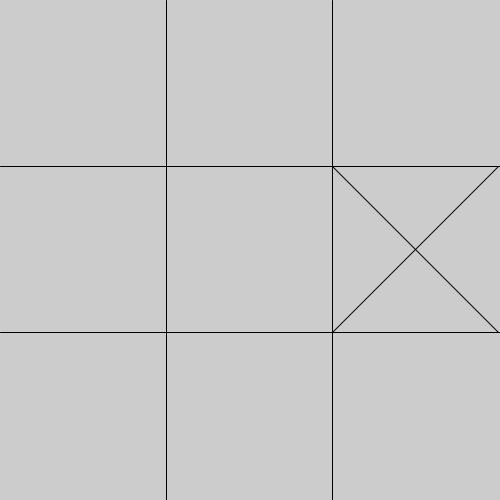
Frame 1 (no input)
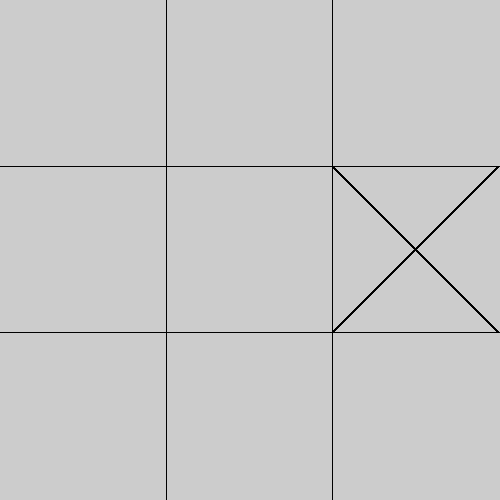
Frame 60 (the mouse pressed at the canvas centre just before this capture)
Frame 120 (the mouse held since frame 60 and released just before this capture): identical to frame 60, image omitted

The Processing sketch that drew these frames (run headless with seeded random() and noise(); from frame 60 on, the mouse is pressed at the canvas centre):

// Processing sketch: tic_tac_toe
// ── tic_tac_toe.pde
 void setup() {
   size(500, 500);  
   initGame(); 
   computerMove();  
 } 
 
 void draw() { 
   drawBoard(); 
   drawMarks();
 }
 
 void keyPressed() {  
   if (draw) {
     println("No one has won"); 
     return; 
   }
   if (gameOver) {
     println("game over"); 
     return; 
   } 
   
   if (key >= '0' && key <= '8') { 
     int index = key - '0';  
     
     if (board[index] == EMPTY) {
       board[index] = O;   
       int winner = checkWinner(); 
       if (winner == O) {
         println("Player won"); 
         gameOver = true; 
         return;
       } 
       if (isBoardFull()) {
         println("No one has won"); 
         draw = true;  
         gameOver = true; 
         return;
       }
       println("Game still in progress");
       computerMove();
     } else {
       println("That cell is not empty");
     }
   }else {
     println("Please enter number between 0 and 8"); 
   }
 }
   

// ── board.pde
 int[] board = new int[9]; 
 boolean gameOver = false; 
 boolean draw = false;
 
 void initGame() { 
   for (int i = 0; i < 9; i++) { 
     board[i] = EMPTY; 
   }
   gameOver = false; 
 }  
 
 void computerMove() { 
   ArrayList<Integer> emptyCells = new ArrayList<Integer>(); 
   
   for (int i = 0; i < 9; i++) { 
     if (board[i] == EMPTY) {
       emptyCells.add(i); 
     }
   }
   
   if (emptyCells.size() == 0) { 
     return;
   }
   
   int random = int(random(emptyCells.size())); 
   int index = emptyCells.get(random); 
   
   if(gameOver){
     return;
   }
   board[index] = X;   
   
   int winner = checkWinner(); 
   if (winner == X) {
     println("Computer won"); 
     gameOver = true; 
     return;
   } 
   if (isBoardFull()) {
     println("No one has won"); 
     draw = true; 
     gameOver = true;
     return;
   }
     
 }  
 int checkWinner() {  
   int[][] wins = {
     {0, 1, 2}, {3, 4, 5}, {6, 7, 8}, 
     {0, 3, 6}, {1, 4, 7}, {2, 5, 8}, 
     {0, 4, 8}, {2, 4, 6} 
   }; 
   
   for (int i = 0; i < wins.length; i++) {
     int a = wins[i][0]; 
     int b = wins[i][1]; 
     int c = wins[i][2];  
     
     if (board[a] != 0 && board[a] == board[b] && board[b] == board[c]){
      return board[a]; 
     }
   } 
   return EMPTY;
 } 
 
 boolean isBoardFull() {
   for (int i = 0; i < 9; i++) {
     if (board[i] == EMPTY) {
       return false; 
     }
   }
   return true; 
 }
 

 

// ── constants.pde
 final int CAVAS_SIZE = 500; 
 final int CELL_SIZE = 500 / 3; 
 final int EMPTY = 0; 
 final int X = 1; 
 final int O = 2; 
 

// ── shapes.pde
 void drawBoard() { 
   stroke(0); 
   strokeWeight(1);  
   
   line(0, CELL_SIZE, 500, CELL_SIZE);
   line(0, CELL_SIZE * 2, 500, CELL_SIZE * 2);  
   
   line(CELL_SIZE, 0, CELL_SIZE, 500);
   line(CELL_SIZE * 2, 0, CELL_SIZE * 2, 500);
 } 
 
 void drawO(int index) { 
   int row = index / 3; 
   int col = index % 3;  
   
   float centerX = col * CELL_SIZE + CELL_SIZE / 2.0; 
   float centerY = row * CELL_SIZE + CELL_SIZE / 2.0; 

   ellipse(centerX, centerY, CELL_SIZE, CELL_SIZE); 
 } 
 
 void drawX(int index) {
   int row = index / 3; 
   int col = index % 3;  
   
   float centerX =  col * CELL_SIZE + CELL_SIZE / 2.0; 
   float centerY = row * CELL_SIZE + CELL_SIZE / 2.0; 
   
   stroke(0); 
   strokeWeight(1); 

   int distance = CELL_SIZE / 2; 
   
   line(centerX - distance, centerY - distance, centerX + distance, centerY + distance);  
   line(centerX + distance, centerY - distance, centerX - distance, centerY + distance); 
 } 
 
 void drawMarks() { 
   for (int i = 0; i < 9; i++) {
     if (board[i] == X) {
       drawX(i); 
     }else if (board[i] == O) {
       drawO(i); 
     }
   }
 }
   
